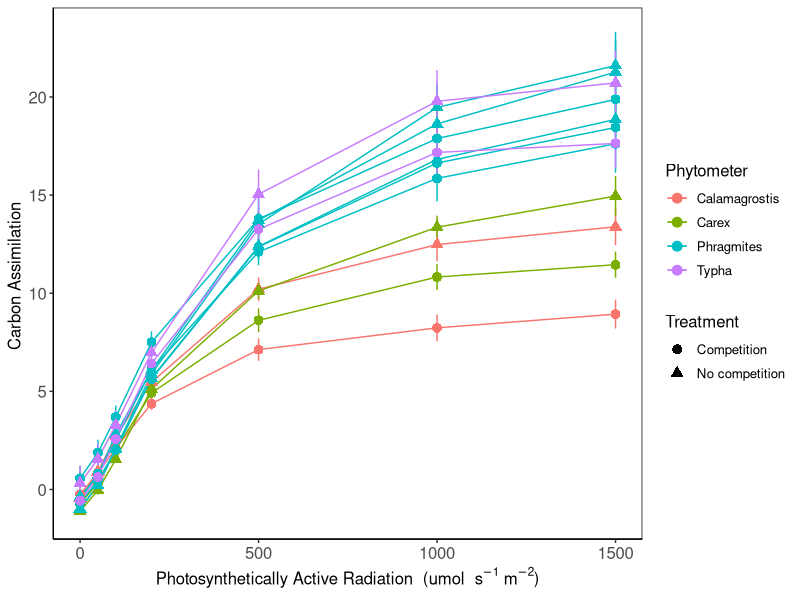
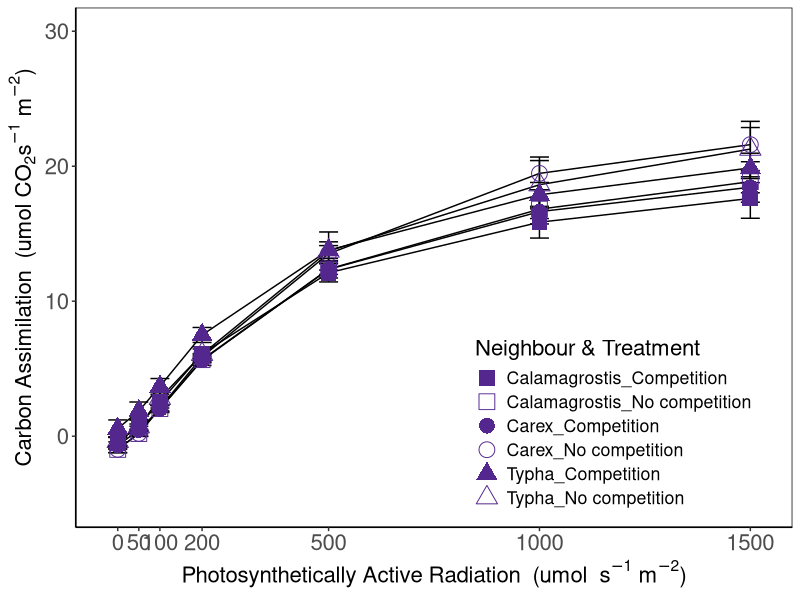
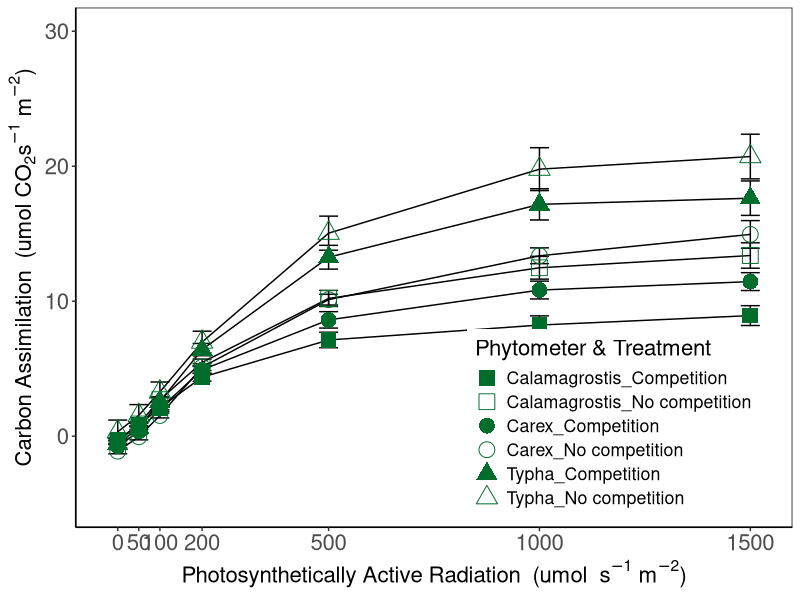
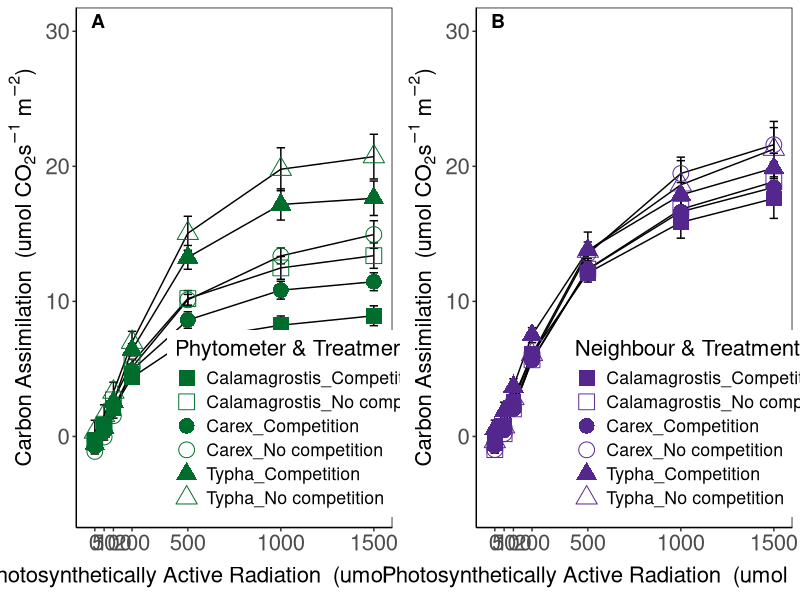
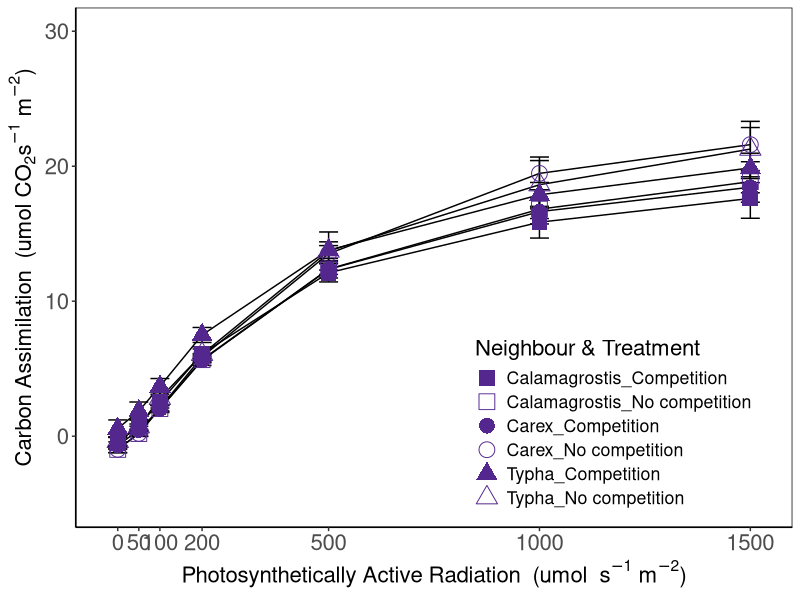
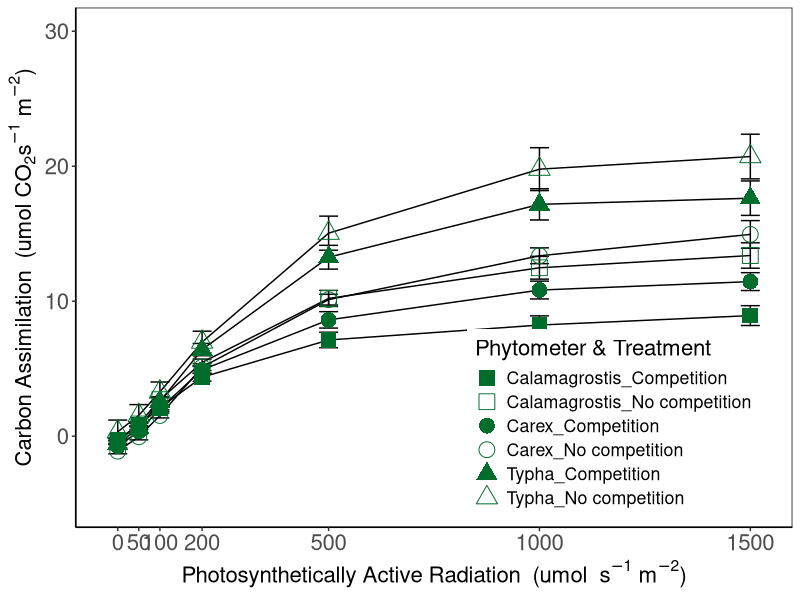
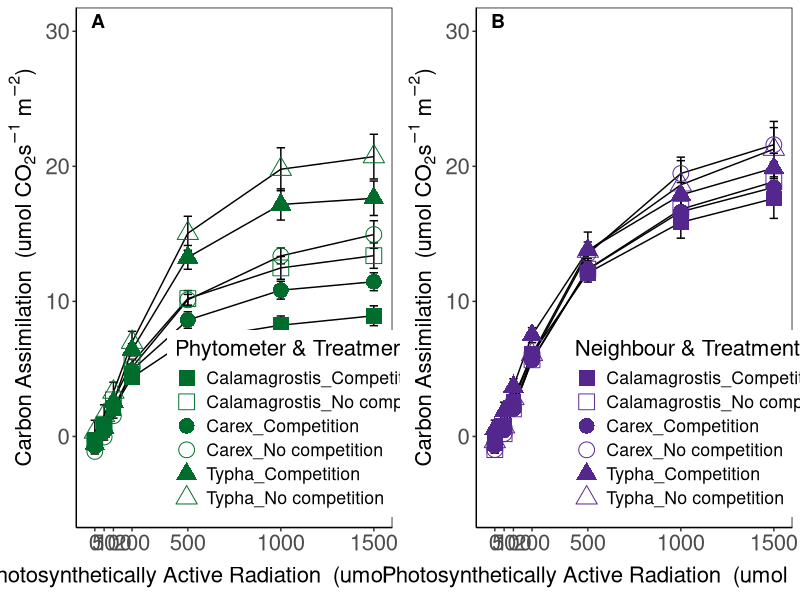

Here is the R script that generated these plots, in order:
library(tidyverse)
library(ggpubr)

ciras.17 <- read.csv("Data/CIRAS_long_2017.csv")

ciras.16 <- read.csv("Data/CIRAS_2016.csv") 


#### 2016 data play around #####

ciras.16 <- ciras.16 %>% 
  unite("spp_trt", Phytometer, Treatment, remove = FALSE)

ciras.16$light <- as.factor(ciras.16$light)
str(ciras.16)

ciras.17 <- ciras.17 %>% 
  unite("spp_trt", Phytometer, Treatment, remove = FALSE)

ciras.17$light <- as.factor(ciras.17$light)
str(ciras.17)


ciras <- full_join(ciras.16, ciras.17)
ciras <- ciras[,1:10]


sum <- ciras %>% group_by(spp_trt, light) %>% 
  summarise(avg = mean(carbon),
            sd = sd(carbon),
            N = length(carbon),
            str = (sd/(sqrt(N))))

ciras.sum <- read.csv("Data/CIRAS_summary.csv")
colnames(ciras.sum)


ggplot(ciras.sum, aes(x = light, y = avg, color = Phytometer,
                      shape = Treatment,
                      group = spp_trt)) +
  geom_errorbar(aes(ymin = avg - str, ymax = avg + str), width = 0.1) +
  geom_line() +
  geom_point(size = 3) +
  theme_classic() +
  labs(y = "Carbon Assimilation ",
       x = expression(paste("Photosynthetically Active Radiation"," ", " (", "umol  ",  s^-1, " ", m^-2, sep=")"))) + 
  #scale_color_manual(values = c("#9ebcda","#8856a7")) +
  theme(panel.border = element_rect(fill = NA)) +
  theme(text = element_text(size = 12),
        axis.text.x = element_text(size = 12),
        axis.text.y = element_text(size = 12))



ciras.phrag <- ciras.sum %>% filter(Phytometer == "Phragmites")

ciras.phrag <- ciras.phrag %>% 
  unite("neigh_trt", Neighbour, Treatment, remove = FALSE)


phr.ciras <- ggplot(ciras.phrag, aes(x = light, y = avg,
                      shape = neigh_trt,
                      group = neigh_trt)) +
  geom_errorbar(aes(ymin = avg - str, ymax = avg + str)) +
  geom_line() +
  geom_point(colour = "#54278f", size = 5) +
  theme_classic() +
  labs(y = expression(paste("Carbon Assimilation"," ", " (", "umol CO"[2],  s^-1, " ", m^-2, sep=")")),
       x = expression(paste("Photosynthetically Active Radiation"," ", " (", "umol  ",  s^-1, " ", m^-2, sep=")"))) + 
  scale_shape_manual(values = c(15, 0, 16, 1, 17, 2)) +
  theme(panel.border = element_rect(fill = NA)) +
  theme(text = element_text(size = 16),
        axis.text.x = element_text(size = 16),
        axis.text.y = element_text(size = 16)) +
  ylim(-5, 30) +
  scale_x_continuous(breaks=c(0, 50, 100, 200, 500, 1000, 1500)) +
  labs(shape = "Neighbour & Treatment") +
  theme(legend.position = c(0.75, 0.2))


phr.ciras

ggsave("Figures/phrag_CIRAS.TIFF", phr.ciras,
       width = 14, height = 6.8, units = "in",
       dpi = 300)


target <- c("Carex", "Calamagrostis", "Typha")

ciras.res <- ciras.sum %>% filter(Phytometer %in% target)


ciras.res <- ciras.res %>% 
  unite("phy_trt", Phytometer, Treatment, remove = FALSE)

res.ciras <- ggplot(ciras.res, aes(x = light, y = avg,
                        shape = phy_trt,
                        group = phy_trt)) +
  geom_errorbar(aes(ymin = avg - str, ymax = avg + str)) +
  geom_line() +
  geom_point(colour = "#006d2c", size = 5) +
  theme_classic() +
  labs(y = expression(paste("Carbon Assimilation"," ", " (", "umol CO"[2],  s^-1, " ", m^-2, sep=")")),
       x = expression(paste("Photosynthetically Active Radiation"," ", " (", "umol  ",  s^-1, " ", m^-2, sep=")"))) + 
  scale_color_manual(values = c("#1b7837","#4d9221", "#01665e")) +
  scale_shape_manual(values = c(15, 0, 16, 1, 17, 2)) +
  theme(panel.border = element_rect(fill = NA)) +
  theme(text = element_text(size = 16),
        axis.text.x = element_text(size = 16),
        axis.text.y = element_text(size = 16)) +
  ylim(-5, 30) +
  labs(shape = "Phytometer & Treatment") +
  scale_x_continuous(breaks=c(0, 50, 100, 200, 500, 1000, 1500)) +
  theme(legend.position = c(0.75, 0.2)) 
  

res.ciras

ggsave("Figures/res_CIRAS.TIFF", res.ciras,
       width = 14, height = 6.8, units = "in",
       dpi = 300)


panel <- ggarrange(res.ciras, phr.ciras,
                   labels = "AUTO",
                   hjust = c(-6.5, -6.5),
                   vjust = 2)

panel


ggsave("Figures/pane_CIRAS.TIFF", panel,
       width = 25, height = 6.74, units = "in",
       dpi = 300)
# size 17.8 x 6.74 in